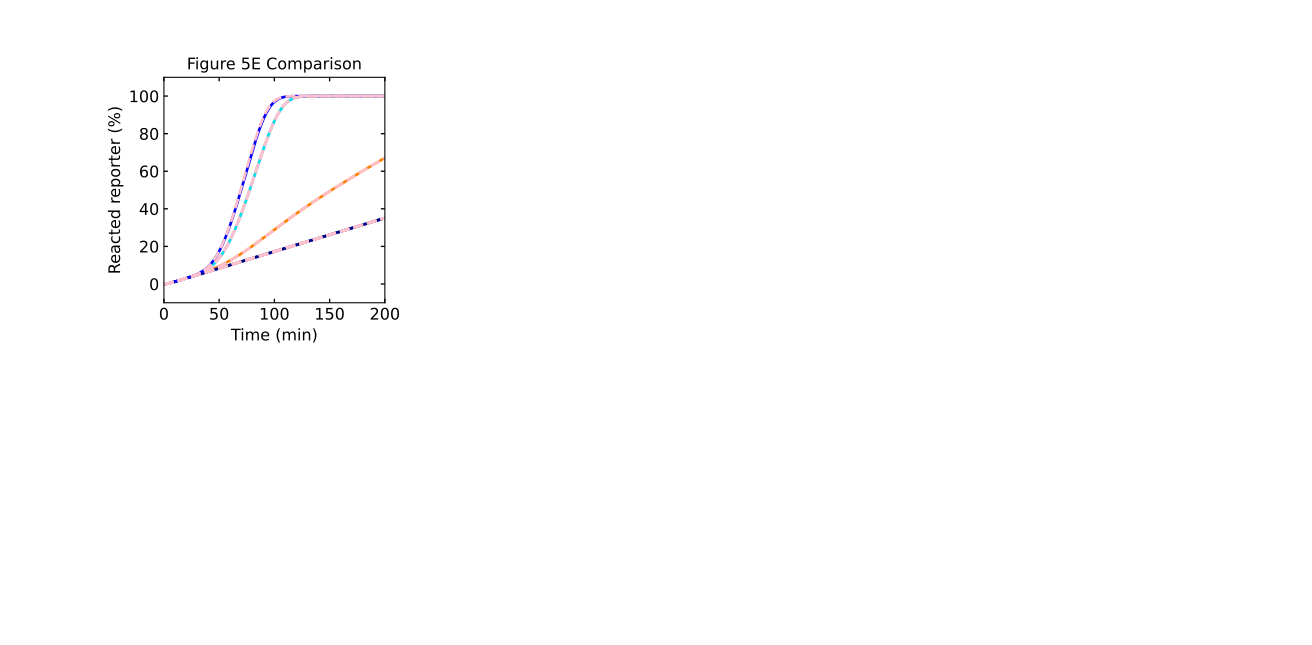

Reproduce this figure in Python.
# -*- coding: utf-8 -*-
"""
Created on Wed Jul  6 15:13:34 2022

@author: tnm12
"""

import numpy as np
import matplotlib.pyplot as plt
from matplotlib.ticker import MaxNLocator

import sys
import Simulator1 as RSDs #import first version of simulator
    
fs = 12

csl = [[0.6,0.6,0.6],  # Io
       [1,0.5,0],      # I3
       [147/255,42/255,255/255],  # I4
       [0,0.75,0.9],  # I5
       [1,0.5,1],      # I3/I4
       [0,0.9,0.9],  # I3/I5
       [0,0,0.5],      # I4/I5
       [0,0,1]]        # I3/I4/I5

'''
##############################################################################
Simulations
##############################################################################
'''

t_sim = np.linspace(0,6,1001)*3600 # seconds

k_txn = 0.01 #transcription rate

IN3 = [0,25, 0, 0,25,25, 0,25]
IN4 = [0, 0,25, 0,25, 0,25,25]
IN5 = [0, 0, 0,25, 0,25,25,25]

model = RSDs.RSD_sim() # define the model instance

# specify DNA txn templates and reporters and concentrations
model.DNA_species('gate','4_1',temp_con=25)
model.DNA_species('gate','5_1',temp_con=25)
model.DNA_species('gate','3&1_2',temp_con=25)
model.DNA_species('reporter','REP2',temp_con=500)


for n in range(len(IN3)):
    model.DNA_species('input','I3',temp_con=IN3[n])
    model.DNA_species('input','I4',temp_con=IN4[n])
    model.DNA_species('input','I5',temp_con=IN5[n])
    
    # simulate the model
    model.simulate(t_sim,1,k_txn)
    
    # pull out the species from the model solution to plot
    REP = model.output_concentration['REP2']
    
    fs = 12
    
    plt.subplot(2,4,1)
    plt.plot(model.sol.t/60,(1-REP/model.REP_con[1])*100,color=csl[n],linewidth=2,linestyle='-')

plt.xticks(fontsize=fs)
plt.yticks(fontsize=fs)
plt.ylim(-10,110)
plt.xlim(0,200)
ax1 = plt.gca()
ax1.xaxis.set_tick_params(which='both',size=3,width=1,direction='in',top='on')
#ax1.xaxis.set_major_locator(MaxNLocator(integer=True))
ax1.yaxis.set_tick_params(which='both',size=3,width=1,direction='in',right='on')
plt.xlabel('Time (min)',fontsize=fs)
plt.ylabel('Reacted reporter (%)',fontsize=fs)



import Simulatorv2021 as RSDs #import version 2.0.2.1 of simulator
    
fs = 12

csl = [[0.6,0.6,0.6],  # Io
       [1,0.5,0],      # I3
       [147/255,42/255,255/255],  # I4
       [0,0.75,0.9],  # I5
       [1,0.5,1],      # I3/I4
       [0,0.9,0.9],  # I3/I5
       [0,0,0.5],      # I4/I5
       [0,0,1]]        # I3/I4/I5

'''
##############################################################################
Simulations
##############################################################################
'''

t_sim = np.linspace(0,6,1001)*3600 # seconds

k_txn = 0.01 #transcription rate

REP_con = 500 #reporter concentration

IN3 = [0,25, 0, 0,25,25, 0,25]
IN4 = [0, 0,25, 0,25, 0,25,25] #input template
IN5 = [0, 0, 0,25, 0,25,25,25]

model = RSDs.RSD_sim(5) # define the model instance and # of domains

# specify species involved in the reaction
model.molecular_species('gate{4,1}',DNA_con=25)
model.molecular_species('gate{5,1}',DNA_con=25)
model.molecular_species('ag{3&1,2}',DNA_con=25)
model.molecular_species('reporter{2}',DNA_con=REP_con)

model.global_rate_constants(ktxn=k_txn) #globally changes transcription rates


for n in range(len(IN3)):
   model.molecular_species('input{3}',DNA_con=IN3[n])
   model.molecular_species('input{4}',DNA_con=IN4[n])
   model.molecular_species('input{5}',DNA_con=IN5[n])
    
    # simulate the model (input is simulation time)
   model.simulate(t_sim)
    
    # pull out the species from the model solution to plot
   S2 = model.output_concentration('S{2}')
    
   fs = 12
    
   plt.subplot(2,4,1)
   plt.plot(model.t/60,(S2/REP_con)*100,color='pink',linewidth=2,linestyle='--')

plt.xticks(fontsize=fs)
plt.yticks(fontsize=fs)
plt.ylim(-10,110)
plt.xlim(0,200)
ax1 = plt.gca()
ax1.xaxis.set_tick_params(which='both',size=3,width=1,direction='in',top='on')
#ax1.xaxis.set_major_locator(MaxNLocator(integer=True))
ax1.yaxis.set_tick_params(which='both',size=3,width=1,direction='in',right='on')
plt.xlabel('Time (min)',fontsize=fs)
plt.ylabel('Reacted reporter (%)',fontsize=fs)
plt.title('Figure 5E Comparison')
